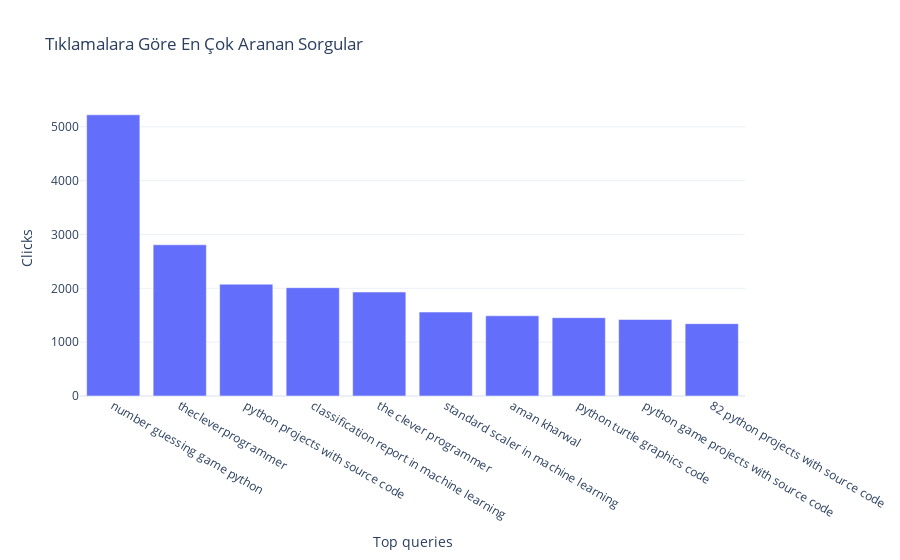
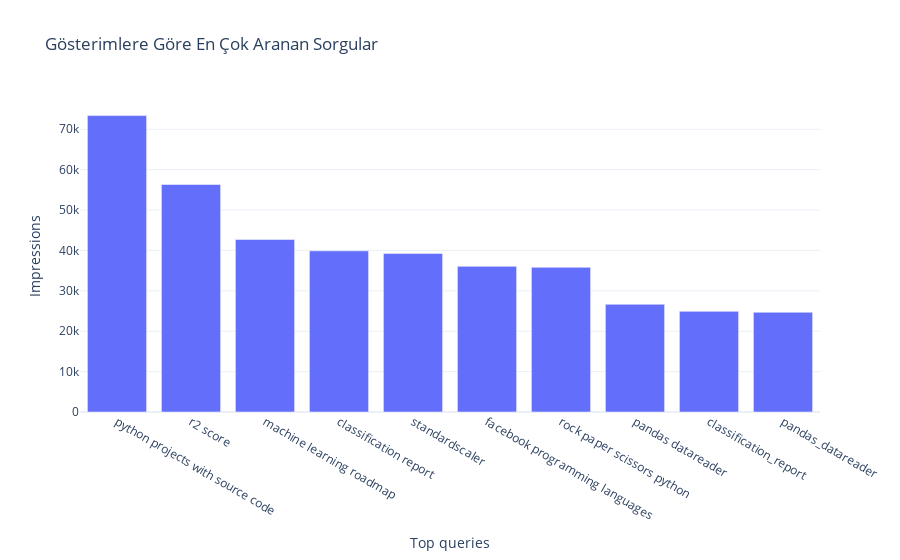

The code cell stored with these charts, in order, in its notebook:
### Code cell
# Tıklamalara ve Gösterimlere Göre En Çok Aranan Sorgular
top_queries_clicks_vis = q_df.nlargest(10, 'Clicks')[['Top queries', 'Clicks']]
top_queries_impressions_vis = q_df.nlargest(10, 'Impressions')[['Top queries', 'Impressions']]

# Çizim
fig_clicks = px.bar(top_queries_clicks_vis, x='Top queries', y='Clicks', title='Tıklamalara Göre En Çok Aranan Sorgular')
fig_impressions = px.bar(top_queries_impressions_vis, x='Top queries', y='Impressions', title='Gösterimlere Göre En Çok Aranan Sorgular')
fig_clicks.show()
fig_impressions.show()

### Figure 1 — Plotly figure (JSON) as saved in the notebook; plotly's stock layout.template omitted (floating-point values rounded to 4 significant figures)
{"data": [{"alignmentgroup": "True", "hovertemplate": "Top queries=%{x}<br>Clicks=%{y}<extra></extra>", "legendgroup": "", "marker": {"color": "#636efa", "pattern": {"shape": ""}}, "name": "", "offsetgroup": "", "orientation": "v", "showlegend": false, "textposition": "auto", "type": "bar", "x": ["number guessing game python", "thecleverprogrammer", "python projects with source code", "classification report in machine learning", "the clever programmer", "standard scaler in machine learning", "aman kharwal", "python turtle graphics code", "python game projects with source code", "82 python projects with source code"], "xaxis": "x", "y": [5223, 2809, 2077, 2012, 1931, 1559, 1490, 1455, 1421, 1343], "yaxis": "y"}], "layout": {"barmode": "relative", "legend": {"tracegroupgap": 0}, "title": {"text": "Tıklamalara Göre En Çok Aranan Sorgular"}, "xaxis": {"anchor": "y", "domain": [0, 1], "title": {"text": "Top queries"}}, "yaxis": {"anchor": "x", "domain": [0, 1], "title": {"text": "Clicks"}}}}

### Figure 2 — Plotly figure (JSON) as saved in the notebook; plotly's stock layout.template omitted (floating-point values rounded to 4 significant figures)
{"data": [{"alignmentgroup": "True", "hovertemplate": "Top queries=%{x}<br>Impressions=%{y}<extra></extra>", "legendgroup": "", "marker": {"color": "#636efa", "pattern": {"shape": ""}}, "name": "", "offsetgroup": "", "orientation": "v", "showlegend": false, "textposition": "auto", "type": "bar", "x": ["python projects with source code", "r2 score", "machine learning roadmap", "classification report", "standardscaler", "facebook programming languages", "rock paper scissors python", "pandas datareader", "classification_report", "pandas_datareader"], "xaxis": "x", "y": [73380, 56322, 42715, 39896, 39267, 36055, 35824, 26663, 24917, 24689], "yaxis": "y"}], "layout": {"barmode": "relative", "legend": {"tracegroupgap": 0}, "title": {"text": "Gösterimlere Göre En Çok Aranan Sorgular"}, "xaxis": {"anchor": "y", "domain": [0, 1], "title": {"text": "Top queries"}}, "yaxis": {"anchor": "x", "domain": [0, 1], "title": {"text": "Impressions"}}}}
